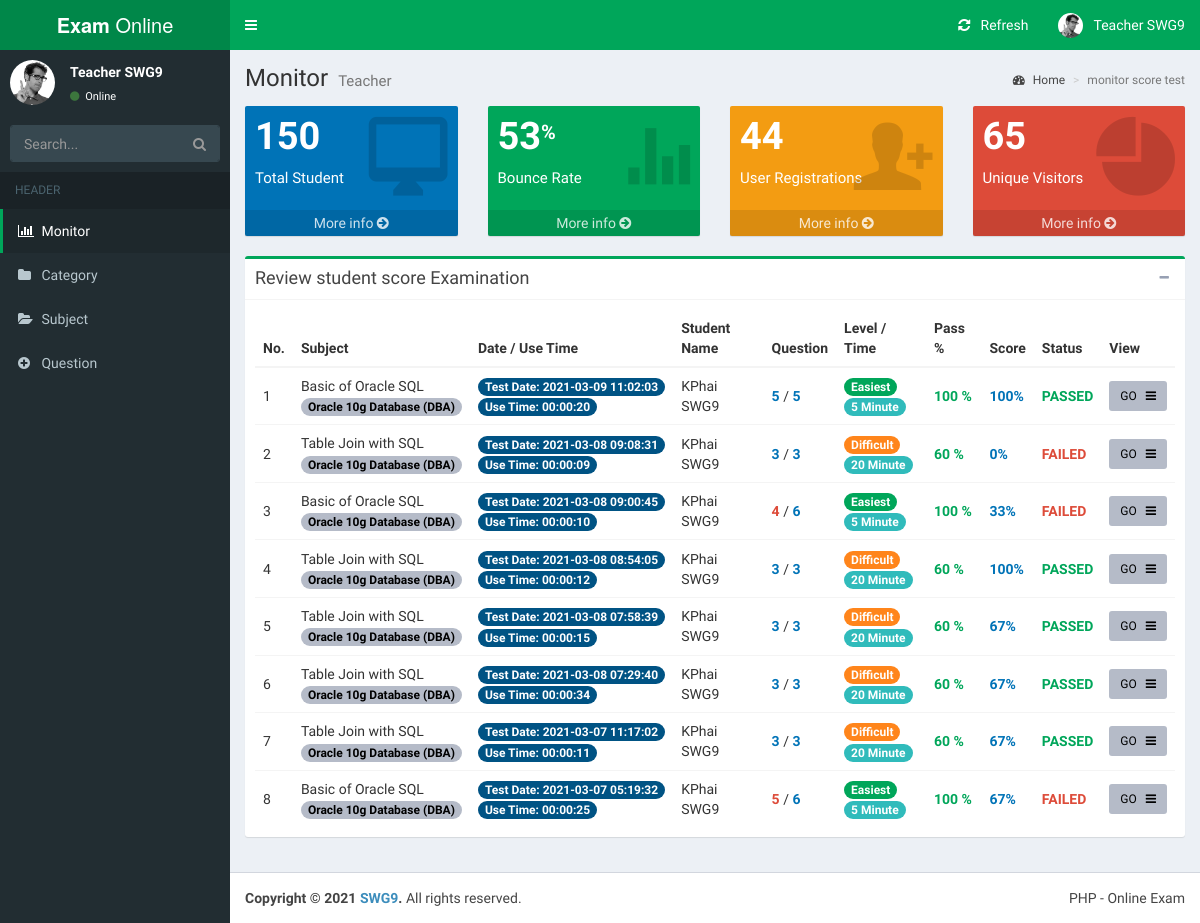
The page /teacher/index.php (signed in) on the database its author committed.
### tables this page shows
CREATE TABLE `tb_test_result` (
                                  `test_id` int(11) NOT NULL,
                                  `test_date` date NOT NULL,
                                  `test_minute` int(5) NOT NULL,
                                  `test_count_question` int(5) DEFAULT NULL,
                                  `all_question` int(5) DEFAULT NULL,
                                  `created_at` timestamp NOT NULL DEFAULT CURRENT_TIMESTAMP,
                                  `user_id` int(11) NOT NULL,
                                  `sub_id` int(11) NOT NULL
);

CREATE TABLE `tb_subjects` (
                               `sub_id` int(11) NOT NULL,
                               `title` text NOT NULL,
                               `description` text,
                               `level` int(3) NOT NULL,
                               `give_minute` int(5) NOT NULL,
                               `pass_percent` int(11) NOT NULL,
                               `use_count` int(2) NOT NULL,
                               `status` tinyint(4) NOT NULL,
                               `created_at` timestamp NOT NULL DEFAULT CURRENT_TIMESTAMP,
                               `updated_at` timestamp NOT NULL DEFAULT CURRENT_TIMESTAMP,
                               `cat_id` int(11) NOT NULL,
                               `teacher_id` int(11) NOT NULL
);

CREATE TABLE `tb_category` (
                               `cat_id` int(11) NOT NULL,
                               `name` varchar(100) NOT NULL,
                               `description` varchar(255) DEFAULT NULL,
                               `teacher_id` int(11) NOT NULL,
                               `created_at` timestamp NOT NULL DEFAULT CURRENT_TIMESTAMP,
                               `updated_at` timestamp NOT NULL DEFAULT CURRENT_TIMESTAMP
);

CREATE TABLE `tb_users` (
                            `user_id` int(11) NOT NULL,
                            `email` varchar(50) NOT NULL,
                            `password` varchar(50) NOT NULL,
                            `fullname` varchar(100) NOT NULL,
                            `role` varchar(25) NOT NULL DEFAULT 'Student',
                            `status` tinyint(1) NOT NULL,
                            `created_at` timestamp NULL DEFAULT CURRENT_TIMESTAMP,
                            `updated_at` timestamp NULL DEFAULT CURRENT_TIMESTAMP
);

### teacher/index.php (the view, shortened to what this page needs)
<?php
include_once '../process/connector.php';
$user_id = $_SESSION['user_id'];
?>
<!DOCTYPE html>
<html>
<head>
    <link rel="stylesheet" href="../assets/plugins/bootstrap/dist/css/bootstrap.min.css">
    <link rel="stylesheet" href="../assets/plugins/font-awesome/css/font-awesome.min.css">
    <link rel="stylesheet" href="../assets/plugins/Ionicons/css/ionicons.min.css">
    <link rel="stylesheet" href="../assets/css/AdminLTE.min.css">
    <link rel="stylesheet" href="../assets/css/skins/skin-green.min.css">
    <link rel="stylesheet" href="../assets/css/exam.css">
</head>
<body class="hold-transition skin-green fixed sidebar-mini">
<div class="wrapper">
    <?php include_once 'header.php'; ?>
    <aside class="main-sidebar">
        <section class="sidebar">
            <div class="user-panel">
                <div class="pull-left image">
                    <img src="../assets/img/user2-160x160.jpg" class="img-circle" alt="User Image">
                </div>
                <div class="pull-left info">
                    <p><?=htmlspecialchars($_SESSION['full_name'])?></p>
                    <a href="#"><i class="fa fa-circle text-success"></i> Online</a>
                </div>
            </div>
            <form action="#" method="get" class="sidebar-form">
                <div class="input-group">
                    <input type="text" name="q" class="form-control" placeholder="Search...">
                    <span class="input-group-btn">
              <button type="submit" name="search" id="search-btn" class="btn btn-flat"><i class="fa fa-search"></i>
              </button>
            </span>
                </div>
            </form>
            <ul class="sidebar-menu" data-widget="tree">
                <li class="header">HEADER</li>
                <li class="active"><a href="#"><i class="fa fa-bar-chart"></i> <span>Monitor</span></a></li>
                <li><a href="category.php"><i class="fa fa-folder"></i> <span>Category</span></a></li>
                <li><a href="subject.php"><i class="fa fa-folder-open"></i> <span>Subject</span></a></li>
                <li><a href="question.php"><i class="fa fa-plus-circle"></i> <span>Question</span></a></li>
            </ul>
        </section>
    </aside>
    <div class="content-wrapper">
        <section class="content-header">
            <h1>
                Monitor
                <small>Teacher</small>
            </h1>
            <ol class="breadcrumb">
                <li><a href="#"><i class="fa fa-dashboard"></i> Home</a></li>
                <li class="active">monitor score test</li>
            </ol>
        </section>
        <section class="content">
            <div class="row">
                <div class="col-lg-3 col-xs-6">
                    <div class="small-box bg-blue">
                        <div class="inner">
                            <h3>150</h3>
                            <p>Total Student</p>
                        </div>
                        <div class="icon">
                            <i class="ion ion-android-desktop"></i>
                        </div>
                        <a href="#" class="small-box-footer">More info <i class="fa fa-arrow-circle-right"></i></a>
                    </div>
                </div>
                <div class="col-lg-3 col-xs-6">
                    <div class="small-box bg-green">
                        <div class="inner">
                            <h3>53<sup style="font-size: 20px">%</sup></h3>
                            <p>Bounce Rate</p>
                        </div>
                        <div class="icon">
                            <i class="ion ion-stats-bars"></i>
                        </div>
                        <a href="#" class="small-box-footer">More info <i class="fa fa-arrow-circle-right"></i></a>
                    </div>
                </div>
                <div class="col-lg-3 col-xs-6">
                    <div class="small-box bg-yellow">
                        <div class="inner">
                            <h3>44</h3>
                            <p>User Registrations</p>
                        </div>
                        <div class="icon">
                            <i class="ion ion-person-add"></i>
                        </div>
                        <a href="#" class="small-box-footer">More info <i class="fa fa-arrow-circle-right"></i></a>
                    </div>
                </div>
                <div class="col-lg-3 col-xs-6">
                    <div class="small-box bg-red">
                        <div class="inner">
                            <h3>65</h3>
                            <p>Unique Visitors</p>
                        </div>
                        <div class="icon">
                            <i class="ion ion-pie-graph"></i>
                        </div>
                        <a href="#" class="small-box-footer">More info <i class="fa fa-arrow-circle-right"></i></a>
                    </div>
                </div>
            </div>
            <div class="box box-success">
                <div class="box-header with-border">
                    <h4 class="box-title">Review student score Examination</h4>
                    <div class="box-tools pull-right">
                        <button type="button" class="btn btn-box-tool" data-widget="collapse"><i
                                    class="fa fa-minus"></i></button>
                    </div>
                </div>
                <div class="box-body">
                    <div class="table-responsive">
                        <table class="table no-margin">
                            <thead>
                            <tr>
                                <th>No.</th>
                                <th>Subject</th>
                                <th>Date / Use Time</th>
                                <th>Student Name</th>
                                <th>Question</th>
                                <th>Level / Time</th>
                                <th>Pass %</th>
                                <th>Score</th>
                                <th>Status</th>
                                <th>View</th>
                            </tr>
                            </thead>
                            <tbody>
                            <?php
                            $sql = "SELECT U.USER_ID, U.FULLNAME AS FULL_NAME, A.TEST_ID, A.CREATED_AT AS TEST_DATE, A.TEST_MINUTE, A.TEST_COUNT_QUESTION AS CNT_QT, A.ALL_QUESTION AS CNT_QT_ALL, B.TITLE AS SUB_TITLE, B.LEVEL AS LEVEL,
                                           B.GIVE_MINUTE AS SUB_TIME, B.PASS_PERCENT,
                                           C.NAME AS CAT_NAME FROM TB_TEST_RESULT A
                                               INNER JOIN TB_USERS U ON (A.USER_ID=U.USER_ID)
                                               INNER JOIN TB_SUBJECTS B ON (A.SUB_ID=B.SUB_ID)
                                               INNER JOIN TB_CATEGORY C ON(B.CAT_ID=C.CAT_ID)
                                    WHERE B.TEACHER_ID = $user_id
                                    ORDER BY A.TEST_ID DESC";
                            $result = mysqli_query($link, $sql);
                            $no = 0;
                            $count = mysqli_num_rows($result);
                            if ($count > 0) {
                                while ($row = mysqli_fetch_assoc($result)) {
                                    $test_id = $row['TEST_ID'];
                                    $sql_score = "SELECT SC_CHOICE, SC_ANSWER, SC_JUDGE FROM TB_SCORE where TEST_ID = $test_id";
                                    $result_score = mysqli_query($link, $sql_score);
                                    $count_score = mysqli_num_rows($result_score);
                                    $percent = 0;
                                    if ($count_score > 0) {
                                        while ($row_score = mysqli_fetch_assoc($result_score)) {
                                            if ($row_score['SC_JUDGE'] === 'Good') {
                                                $percent += 100;
                                            }
                                        }
                                        $pass_percent = (int) $row['PASS_PERCENT'];
                                        $mark_percent = round($percent/$row['CNT_QT_ALL']);
                                        if ($mark_percent >= $pass_percent) {
                                            $judge = "<span class='text-green text-bold'>PASSED</span>";
                                        }else{
                                            $judge = "<span class='text-red text-bold'>FAILED</span>";
                                        }
                                        ?>
                                        <tr>
                                            <td>
                                                <?= @++$no; ?>
                                            </td>
                                            <td>
                                                <?= htmlspecialchars($row['SUB_TITLE']) ?>
                                                <br/>
                                                <span class="text-center badge bg-gray-active">
                                                <?= htmlspecialchars($row['CAT_NAME']) ?>
                                            </span>
                                            </td>
                                            <td>
                                            <span class="text-center badge bg-blue-active">
                                                Test Date: <?= htmlspecialchars($row['TEST_DATE']) ?>
                                            </span>
                                                <br/>
                                                <span class="text-center badge bg-blue-active">
                                                Use Time: <?= htmlspecialchars(gmdate("H:i:s", $row['TEST_MINUTE'])) ?>
                                            </span>
                                            </td>
                                            <td><?=htmlspecialchars($row['FULL_NAME'])?></td>
                                            <td>
                                                <span class="<?php if($row['CNT_QT'] == $row['CNT_QT_ALL']) echo 'text-blue'; else echo 'text-red'; ?> text-bold"><?=htmlspecialchars($row['CNT_QT'])?></span> / <span class="text-blue text-bold"><?=htmlspecialchars($row['CNT_QT_ALL'])?></span>
                                            </td>
                                            <td>
                                                <?php
                                                if ($row['LEVEL'] == 1) {
                                                    echo "<span class=\"text-center badge bg-green\">Easiest</span>";
                                                } else if ($row['LEVEL'] == 2) {
                                                    echo "<span class=\"text-center badge bg-blue\">Normal</span>";
                                                } else if ($row['LEVEL'] == 3) {
                                                    echo "<span class=\"text-center badge bg-orange\">Difficult</span>";
                                                } else {
                                                    echo "<span class=\"text-center badge bg-red\">Most Difficult</span>";
                                                }
                                                ?>
                                                <br/>
                                                <span class="text-center badge bg-teal-active">
                                        <?= htmlspecialchars($row['SUB_TIME']) ?> Minute
                                    </span>
                                            </td>
                                            <td>
                                                <span class='text-green text-bold'><?= htmlspecialchars($row['PASS_PERCENT']) ?> %</span>
                                            </td>
                                            <td>
                                                <span class='text-blue text-bold'><?= $mark_percent ?>%</span>
                                            </td>
                                            <td>
                                                <?=$judge;?>
                                            </td>
                                            <td><a href="monitor_detail.php?vTestID=<?=$test_id?>&vUserID=<?=$row['USER_ID']?>" class="btn btn-sm bg-gray-active">GO &nbsp; <i
                                                            class="fa fa-bars"></i></a></td>
                                        </tr>
                                        <?php
                                    }
                                }
                            }
                            ?>
                            </tbody>
                        </table>
                    </div>
                </div>
            </div>
        </section>
    </div>
    <footer class="main-footer">
        <div class="pull-right hidden-xs">PHP - Online Exam</div>
        <strong>Copyright &copy; 2021 <a href="#">SWG9</a>.</strong> All rights reserved.
    </footer>
</div>
</body>
</html>

### assets/css/exam.css (style rules this page uses)
.table > tbody > tr > td { vertical-align: middle; }

### rows shown on the page
tb_test_result: no "1", sub.title "Basic of Oracle SQL", tb_category.name "Oracle 10g Database (DBA)", created_at "2021-03-09 11:02:03", test_minute "00:00:20", user.fullname "KPhai SWG9", test_count_question "5", all_question "5", shows "Easiest", sub.give_minute "5", sub.pass_percent "100", all_question "100", shows "PASSED"
tb_test_result: no "2", sub.title "Table Join with SQL", tb_category.name "Oracle 10g Database (DBA)", created_at "2021-03-08 09:08:31", test_minute "00:00:09", user.fullname "KPhai SWG9", test_count_question "3", all_question "3", shows "Difficult", sub.give_minute "20", sub.pass_percent "60", all_question "0", shows "FAILED"
tb_test_result: no "3", sub.title "Basic of Oracle SQL", tb_category.name "Oracle 10g Database (DBA)", created_at "2021-03-08 09:00:45", test_minute "00:00:10", user.fullname "KPhai SWG9", test_count_question "4", all_question "6", shows "Easiest", sub.give_minute "5", sub.pass_percent "100", all_question "33", shows "FAILED"
tb_test_result: no "4", sub.title "Table Join with SQL", tb_category.name "Oracle 10g Database (DBA)", created_at "2021-03-08 08:54:05", test_minute "00:00:12", user.fullname "KPhai SWG9", test_count_question "3", all_question "3", shows "Difficult", sub.give_minute "20", sub.pass_percent "60", all_question "100", shows "PASSED"
tb_test_result: no "5", sub.title "Table Join with SQL", tb_category.name "Oracle 10g Database (DBA)", created_at "2021-03-08 07:58:39", test_minute "00:00:15", user.fullname "KPhai SWG9", test_count_question "3", all_question "3", shows "Difficult", sub.give_minute "20", sub.pass_percent "60", all_question "67", shows "PASSED"
tb_test_result: no "6", sub.title "Table Join with SQL", tb_category.name "Oracle 10g Database (DBA)", created_at "2021-03-08 07:29:40", test_minute "00:00:34", user.fullname "KPhai SWG9", test_count_question "3", all_question "3", shows "Difficult", sub.give_minute "20", sub.pass_percent "60", all_question "67", shows "PASSED"
tb_test_result: no "7", sub.title "Table Join with SQL", tb_category.name "Oracle 10g Database (DBA)", created_at "2021-03-07 11:17:02", test_minute "00:00:11", user.fullname "KPhai SWG9", test_count_question "3", all_question "3", shows "Difficult", sub.give_minute "20", sub.pass_percent "60", all_question "67", shows "PASSED"
tb_test_result: no "8", sub.title "Basic of Oracle SQL", tb_category.name "Oracle 10g Database (DBA)", created_at "2021-03-07 05:19:32", test_minute "00:00:25", user.fullname "KPhai SWG9", test_count_question "5", all_question "6", shows "Easiest", sub.give_minute "5", sub.pass_percent "100", all_question "67", shows "FAILED"

### other values the page prints
$_SESSION['full_name'] "Teacher SWG9"
